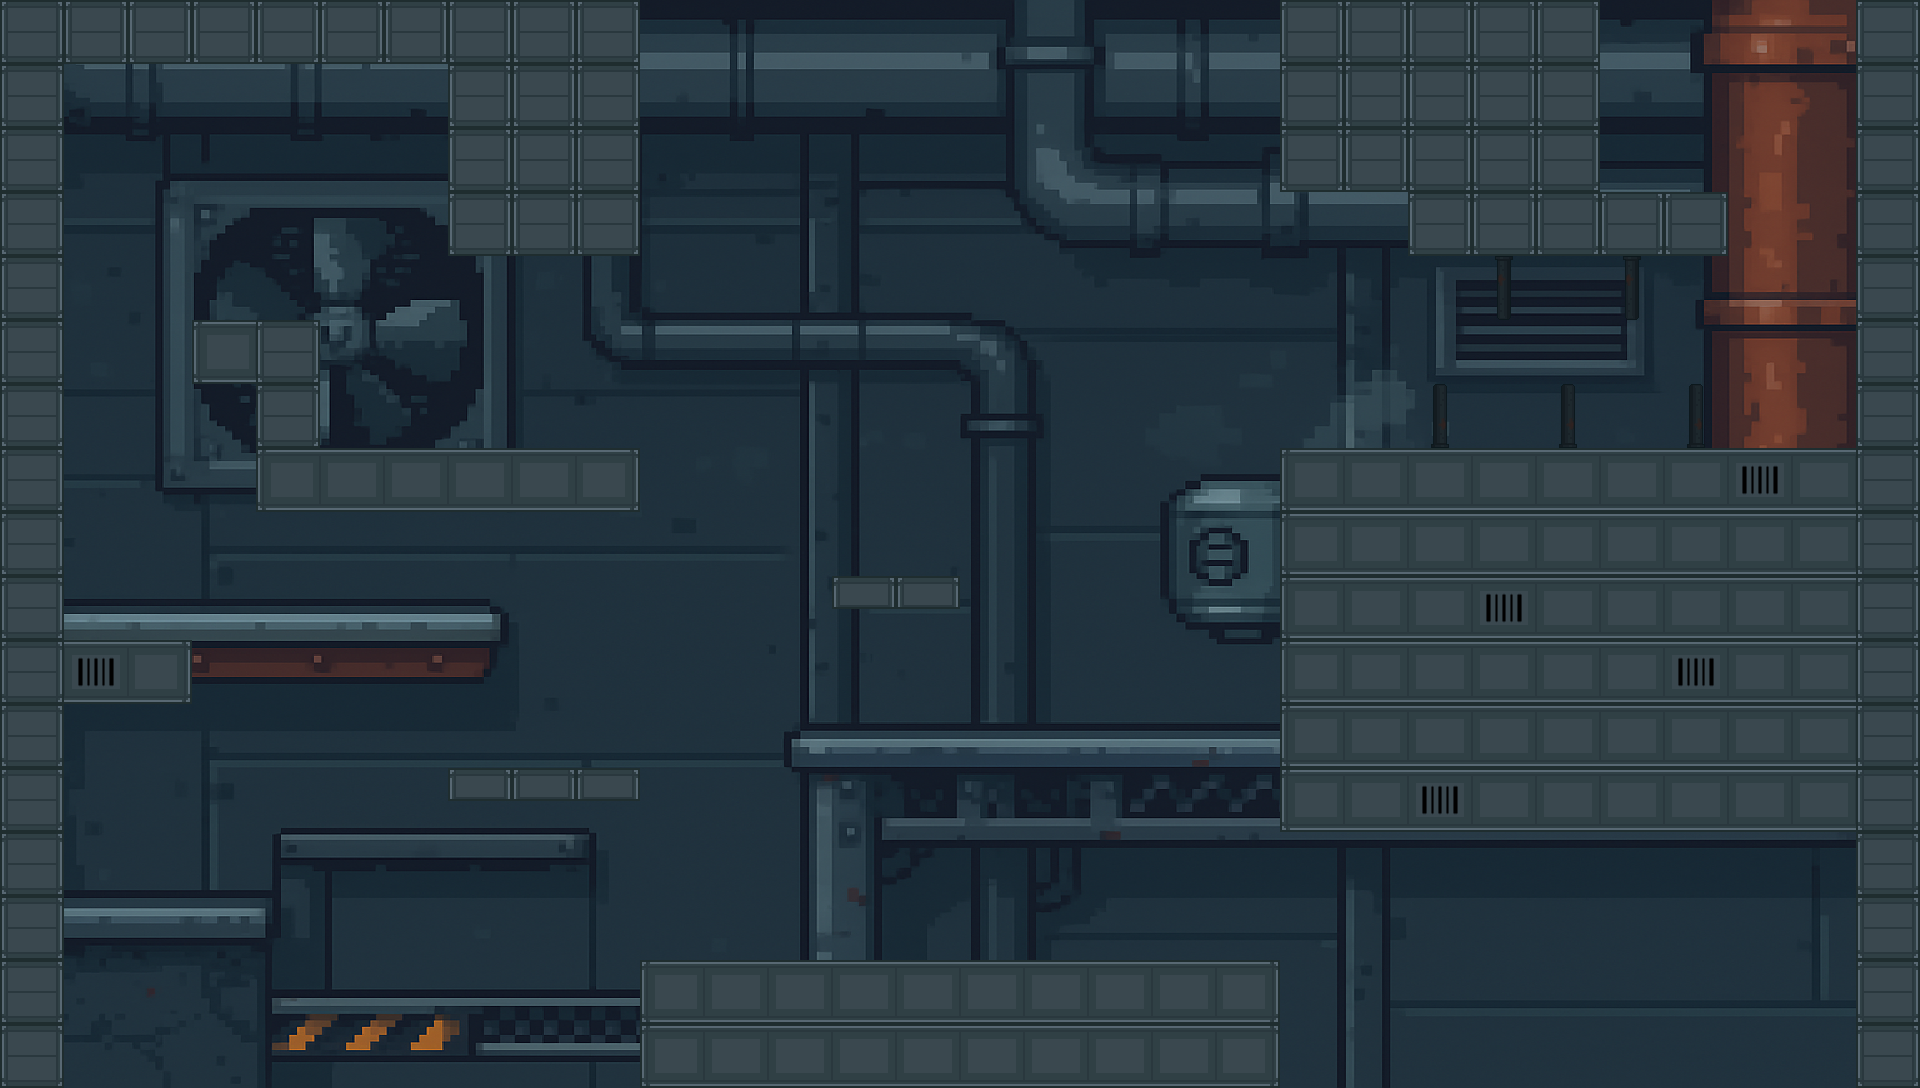

A 2D game scene composited from a Tiled map and its tileset images. What follows is a short description and the map's XML, with every tile layer's data as written:
An orthogonal 30x17 tile map with 64x64 px tiles, 2 tile layers (Camada de Blocos 1, Camada de Blocos 2), 1 image layer.

<map version="1.10" tiledversion="1.11.2" orientation="orthogonal" renderorder="right-down" width="30" height="17" tilewidth="64" tileheight="64" infinite="0" nextlayerid="4" nextobjectid="1">
 <tileset firstgid="1" source="tileset-duto.tsx" />
 <imagelayer id="3" name="Camada de Imagens 1">
  <image source="duto.png" width="1920" height="1088" />
 </imagelayer>
 <layer id="2" name="Camada de Blocos 1" width="30" height="17">
  <properties>
   <property name="type" value="interactive-block" />
  </properties>
  <data encoding="csv">
5,5,5,5,5,5,5,5,0,5,0,0,0,0,0,0,0,0,0,0,5,5,5,5,5,0,0,0,0,5,
5,0,0,0,0,0,0,5,0,5,0,0,0,0,0,0,0,0,0,0,5,0,0,0,5,0,0,0,0,5,
5,0,0,0,0,0,0,5,0,5,0,0,0,0,0,0,0,0,0,0,5,5,0,0,5,0,0,0,0,5,
5,0,0,0,0,0,0,5,5,5,0,0,0,0,0,0,0,0,0,0,0,0,5,5,5,5,5,0,0,5,
5,0,0,0,0,0,0,0,0,0,0,0,0,0,0,0,0,0,0,0,0,0,0,3221225480,0,3221225480,0,0,0,5,
5,0,0,1,5,0,0,0,0,0,0,0,0,0,0,0,0,0,0,0,0,0,0,0,0,0,0,0,0,5,
5,0,0,0,5,0,0,0,0,0,0,0,0,0,0,0,0,0,0,0,0,0,8,0,8,0,8,0,0,5,
5,0,0,0,1,2,2,2,2,4,0,0,0,0,0,0,0,0,0,0,1,2,2,2,2,2,2,3,2,5,
5,0,0,0,0,0,0,0,0,0,0,0,0,0,0,0,0,0,0,0,1,0,0,0,0,0,0,0,0,5,
5,0,0,0,0,0,0,0,0,0,0,0,0,6,6,0,0,0,0,0,1,0,0,0,0,0,0,0,0,5,
5,3,4,0,0,0,0,0,0,0,0,0,0,0,0,0,0,0,0,0,1,0,0,0,0,0,0,0,0,5,
5,0,0,0,0,0,0,0,0,0,0,0,0,0,0,0,0,0,0,0,1,0,0,0,0,0,0,0,0,5,
5,0,0,0,0,0,0,6,6,6,0,0,0,0,0,0,0,0,0,0,1,2,3,2,2,2,2,2,2,5,
5,0,0,0,0,0,0,0,0,0,0,0,0,0,0,0,0,0,0,0,0,0,0,0,0,0,0,0,0,5,
5,0,0,0,0,0,0,0,0,0,0,0,0,0,0,0,0,0,0,0,0,0,0,0,0,0,0,0,0,5,
5,0,0,0,0,0,0,0,0,0,1,2,2,2,2,2,2,2,2,4,0,0,0,0,0,0,0,0,0,5,
5,0,0,0,0,0,0,0,0,0,1,0,0,0,0,0,0,0,0,4,0,0,0,0,0,0,0,0,0,5
</data>
 </layer>
 <layer id="1" name="Camada de Blocos 2" width="30" height="17">
  <data encoding="csv">
0,0,0,0,0,0,0,0,5,0,0,0,0,0,0,0,0,0,0,0,0,0,0,0,0,0,0,0,0,0,
0,0,0,0,0,0,0,0,5,0,0,0,0,0,0,0,0,0,0,0,0,5,5,5,0,0,0,0,0,0,
0,0,0,0,0,0,0,0,5,0,0,0,0,0,0,0,0,0,0,0,0,0,5,5,0,0,0,0,0,0,
0,0,0,0,0,0,0,0,0,0,0,0,0,0,0,0,0,0,0,0,0,0,0,0,0,0,0,0,0,0,
0,0,0,0,0,0,0,0,0,0,0,0,0,0,0,0,0,0,0,0,0,0,0,0,0,0,0,0,0,0,
0,0,0,0,0,0,0,0,0,0,0,0,0,0,0,0,0,0,0,0,0,0,0,0,0,0,0,0,0,0,
0,0,0,0,0,0,0,0,0,0,0,0,0,0,0,0,0,0,0,0,0,0,0,0,0,0,0,0,0,0,
0,0,0,0,0,0,0,0,0,0,0,0,0,0,0,0,0,0,0,0,0,0,0,0,0,0,0,0,0,0,
0,0,0,0,0,0,0,0,0,0,0,0,0,0,0,0,0,0,0,0,0,2,2,2,2,2,2,2,2,0,
0,0,0,0,0,0,0,0,0,0,0,0,0,0,0,0,0,0,0,0,0,2,2,3,2,2,2,2,2,0,
0,0,0,0,0,0,0,0,0,0,0,0,0,0,0,0,0,0,0,0,0,2,2,2,2,2,3,2,2,0,
0,0,0,0,0,0,0,0,0,0,0,0,0,0,0,0,0,0,0,0,0,2,2,2,2,2,2,2,2,0,
0,0,0,0,0,0,0,0,0,0,0,0,0,0,0,0,0,0,0,0,0,0,0,0,0,0,0,0,0,0,
0,0,0,0,0,0,0,0,0,0,0,0,0,0,0,0,0,0,0,0,0,0,0,0,0,0,0,0,0,0,
0,0,0,0,0,0,0,0,0,0,0,0,0,0,0,0,0,0,0,0,0,0,0,0,0,0,0,0,0,0,
0,0,0,0,0,0,0,0,0,0,0,0,0,0,0,0,0,0,0,0,0,0,0,0,0,0,0,0,0,0,
0,0,0,0,0,0,0,0,0,0,0,2,2,2,2,2,2,2,2,0,0,0,0,0,0,0,0,0,0,0
</data>
 </layer>
</map>
